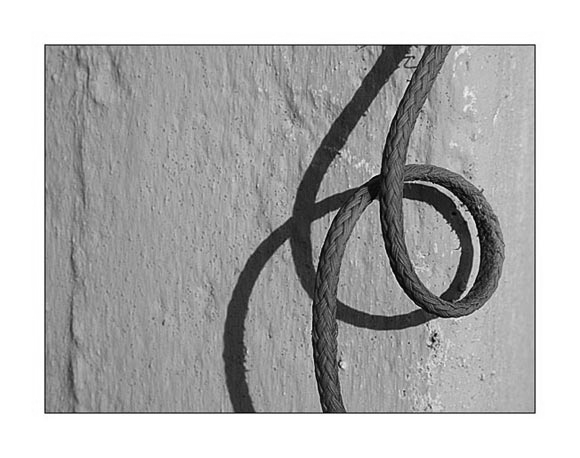
%> input picture college/image-procesing-class/TP1/III/Corda.jpg, 580 x 458 px
$ octave --eval "read('Corda.jpg');"   (GNU Octave 9; MATLAB toolbox functions it lacks are replaced by stand-ins)
%> lines starting %> are read from the running program, lines starting %| are printed output that depends on the picture
function [] = read(name)
%> called with name = 'Corda.jpg'
%UNTITLED4 Summary of this function goes here
%   Detailed explanation goes here
%abrir imagem
%fazer histograma
IMG = imread(name);
%> IMG is the input picture: size 458x580 uint8; min 0, max 255, mean 177.5
IMGd = double(IMG);

figure('Name', 'Contrastes', 'NumberTitle', 'off')
subplot(2,3,1);
imshow(IMG);
title("Original");

CONTRASTES = [0.1,0.2,0.5,0.9,1.2,2];

for i=1:6
    subplot(2,3,i);
    x = CONTRASTES(1, i) ;
    IMG_out = int8(x*IMGd);
    imshow(IMG_out);
    title("x" + string(x));
end
%> this loop made 6 passes
%> pass 3, in read, `IMG_out = int8(x*IMGd);`:
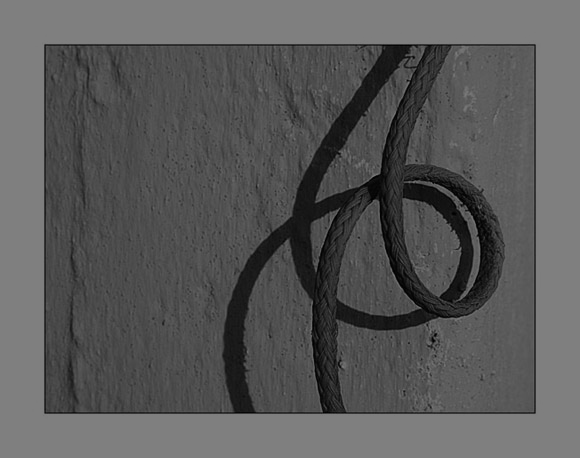
%> IMG_out: size 458x580 int8; min 0, max 127, mean 88.8
%> after the loop:
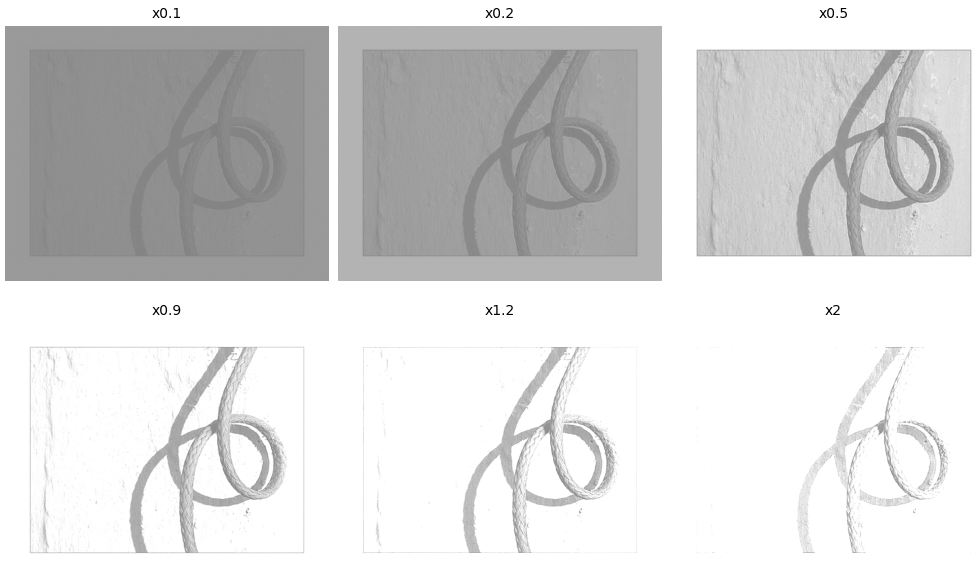
%> figure redrawn from the program's plot data, 6 panels


LUMINUSIDADES = [-2, -1, -0.1,0.1, 1, 2];
figure('Name', 'Luminusidade', 'NumberTitle', 'off')
subplot(2,3,1);
imshow(IMG);
title("Original");

for i=1:6
    subplot(2,3,i);
    b = LUMINUSIDADES(1, i) ;
    IMG_out = int8(IMGd + 30*b);
    imshow(IMG_out);
    title("+" + string(30*b));
end
%> this loop made 6 passes
%> pass 1, in read, `IMG_out = int8(IMGd + 30*b);`:
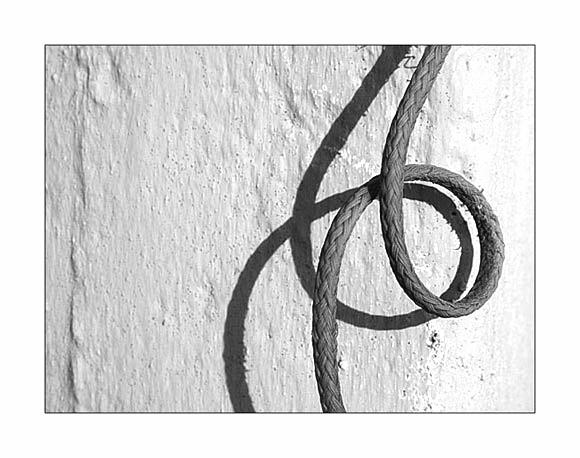
%> IMG_out: size 458x580 int8; min -60, max 127, mean 95.8; drawn with min black and max white
%> after the loop:
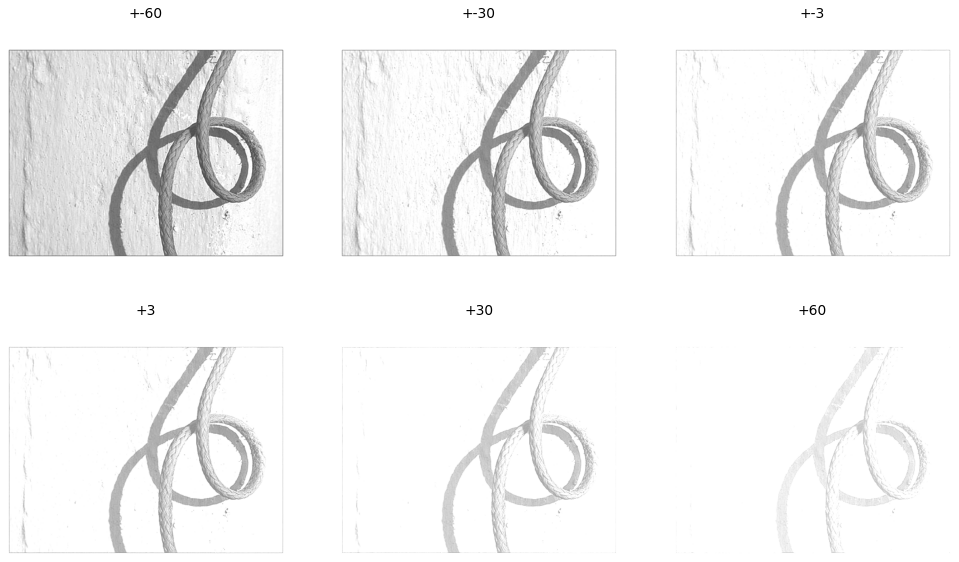
%> figure redrawn from the program's plot data, 6 panels


GAMMAS = [1, 0.1, 0.5, 0.9, 1.1, 1.5];
figure('Name', 'Gamma Transformation', 'NumberTitle', 'off')
subplot(2,3,1);
imshow(IMG);
title("Original");

for i=2:6
    subplot(2,3,i);
    gamma = GAMMAS(1, i) ;
    IMG_out = imadjust(IMG,[],[],gamma);
    imshow(IMG_out);
    title("gamma=" + string(gamma));
end
%> this loop made 5 passes
%> pass 1, in read, `IMG_out = imadjust(IMG,[],[],gamma);`:
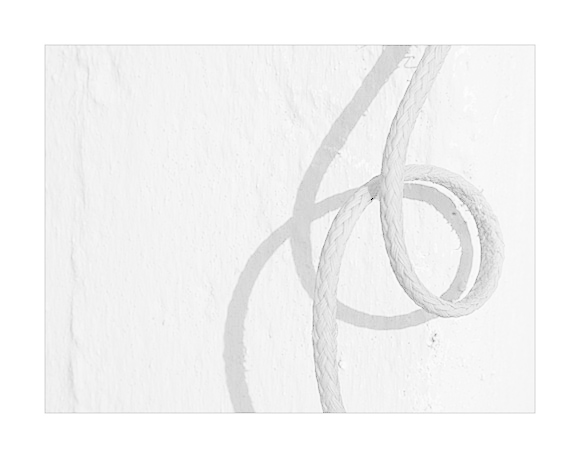
%> IMG_out: size 458x580 uint8; min 0, max 255, mean 243.9
%> pass 2, in read, `IMG_out = imadjust(IMG,[],[],gamma);`:
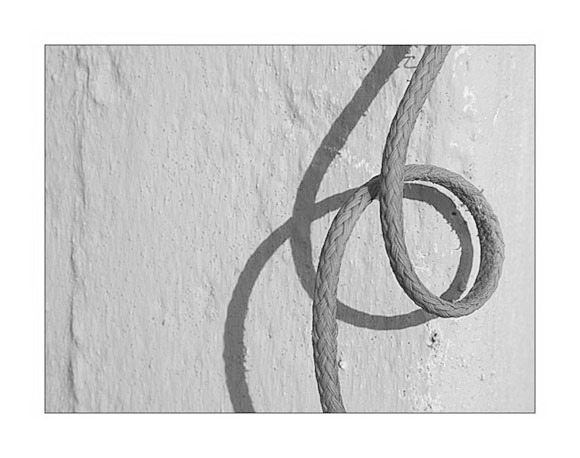
%> IMG_out: size 458x580 uint8; min 0, max 255, mean 208.5
%> `read('Corda.jpg');`:
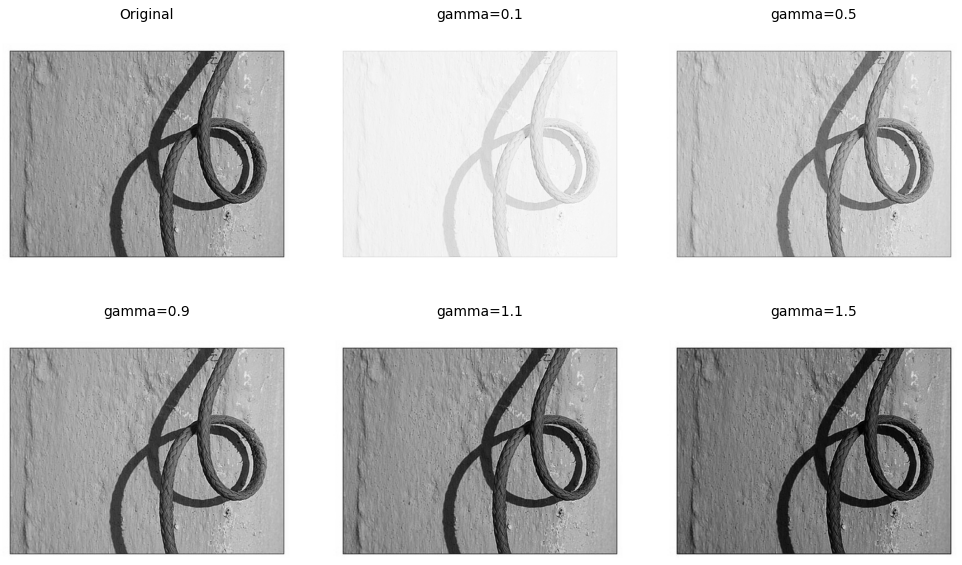
%> figure redrawn from the program's plot data, 6 panels

end
